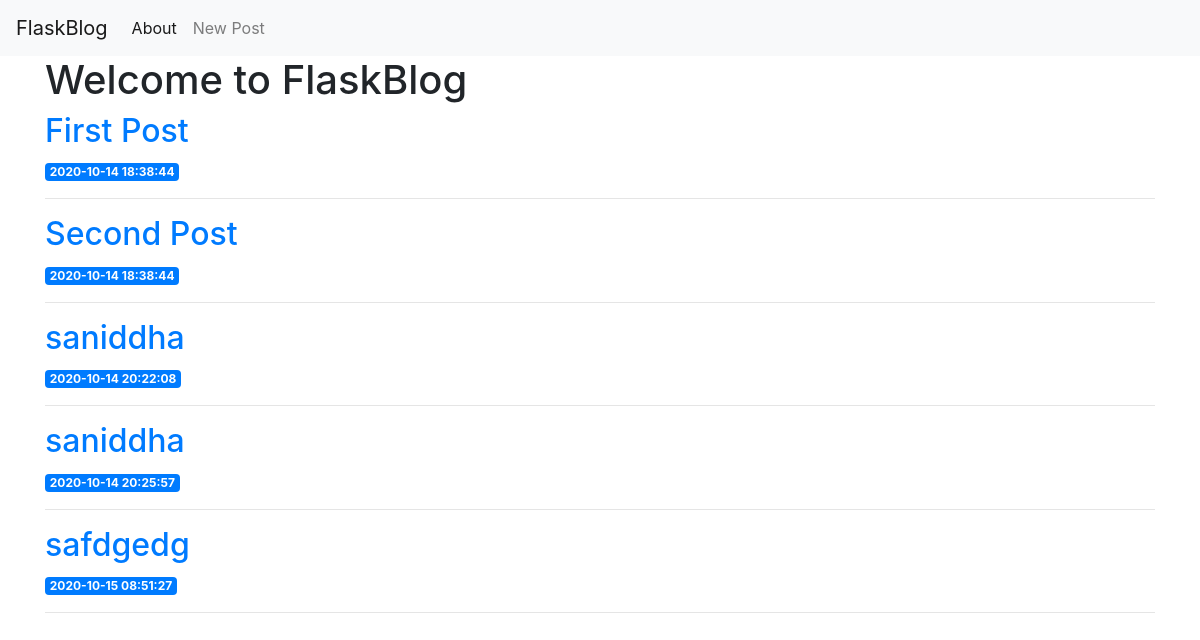
The page / on the database its author committed.
### tables this page shows
CREATE TABLE posts (
    id INTEGER PRIMARY KEY AUTOINCREMENT,
    created TIMESTAMP NOT NULL DEFAULT CURRENT_TIMESTAMP,
    title TEXT NOT NULL,
    content TEXT NOT NULL
);

### app.py (the view)
@app.route("/")
def index():
    conn = get_db_connection()
    posts = conn.execute("SELECT * FROM posts").fetchall()
    conn.close()
    return render_template('index.html', posts=posts)

### app.py (called while the page is built)
def get_db_connection():
    conn = sqlite3.connect("database.db")
    conn.row_factory = sqlite3.Row
    return conn

### templates/index.html
{% extends 'base.html' %}
{% block content %}
<h1> Welcome to FlaskBlog </h1>
{% for post in posts %}
<a href="{{ url_for('post', post_id=post['id']) }}">
    <h2>{{ post['title'] }}</h2>
</a>
<span class="badge badge-primary">{{ post['created'] }}</span>
<hr>
{% endfor %}
{% endblock %}

### templates/base.html (shortened to what this page needs)
<!doctype html>
<html lang="en">
<head>
    <link rel="stylesheet" href="https://stackpath.bootstrapcdn.com/bootstrap/4.3.1/css/bootstrap.min.css"
>
</head>
<body>
<nav class="navbar navbar-expand-md navbar-light bg-light">
    <a class="navbar-brand" href="{{ url_for('index')}}">FlaskBlog</a>
    <div class="collapse navbar-collapse" id="navbarNav">
        <ul class="navbar-nav">
            <li class="nav-item active">
                <a class="nav-link" href="#">About</a>
            </li>
            <li class="nav-item">
                <a class="nav-link" href="{{url_for('create')}}">New Post</a>
            </li>
        </ul>
    </div>
</nav>
<div class="container">
    {% block content %} {% endblock %}
</div>
</body>
</html>

### rows shown on the page
posts: title "First Post", created "2020-10-14 18:38:44"
posts: title "Second Post", created "2020-10-14 18:38:44"
posts: title "saniddha", created "2020-10-14 20:22:08"
posts: title "saniddha", created "2020-10-14 20:25:57"
posts: title "safdgedg", created "2020-10-15 08:51:27"
